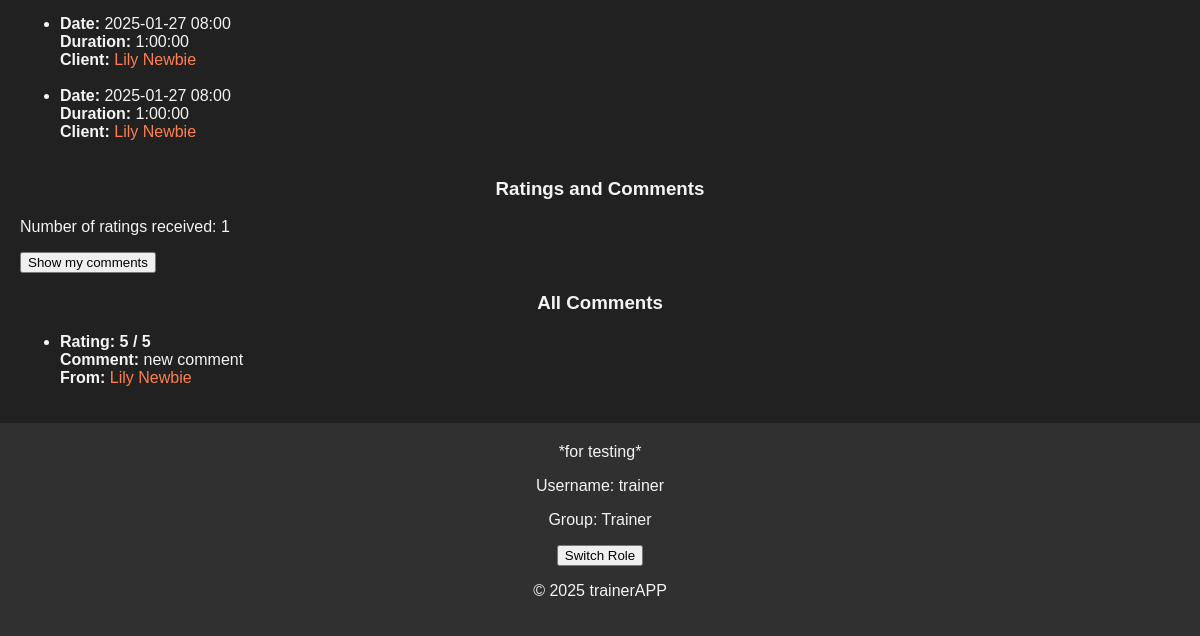
Before: /users/13/ (signed in, lower part) with the older database file.
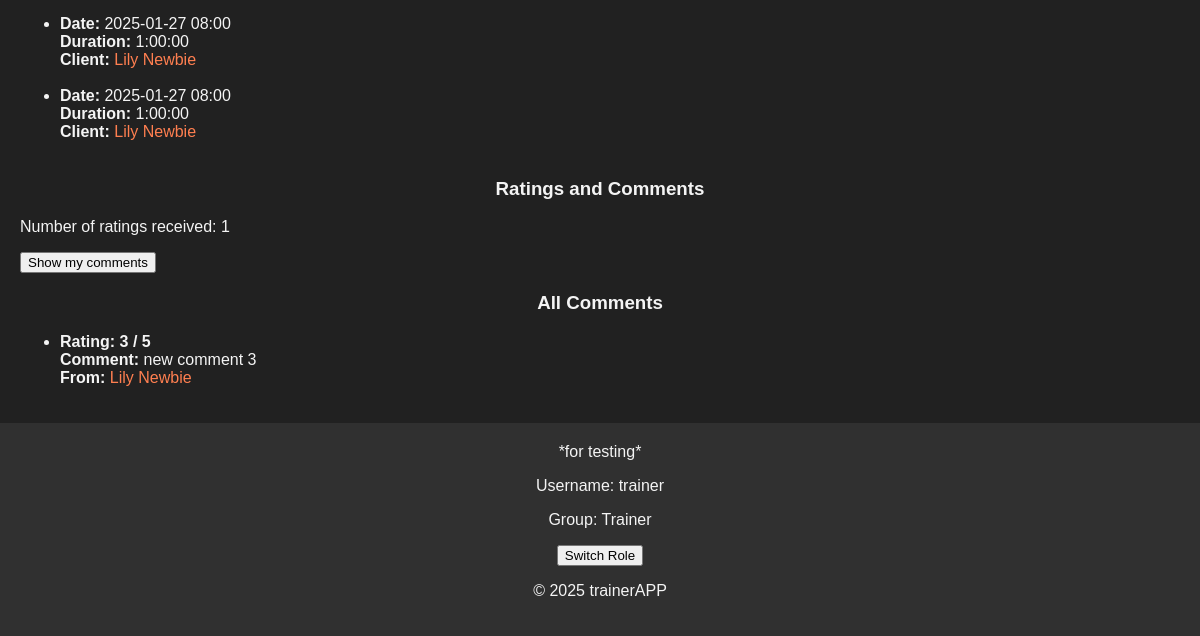
After: the same page with the newer database file.
### users/models.py (models this page shows)
class Rating(models.Model):
    author = models.OneToOneField(User, on_delete=models.CASCADE, related_name='given_ratings')
    recipient = models.OneToOneField(User, on_delete=models.CASCADE, related_name='received_ratings')
    rate = models.IntegerField(default=0)
    text = models.CharField(max_length=512)

### users/views.py (the view, shortened to what this page needs)
# urls.py: path("<int:user_id>/", views.user_details, name="user_details"),
def user_details(request, user_id):
    if request.method == "GET":
        user = User.objects.get(pk=user_id)
        trainer_description = None
        trainer_services_exists = False
        bookings = None
        if user.groups.filter(name="Trainer").exists():
            bookings = Booking.objects.filter(trainer_id=user_id).select_related("service", "service__category",
                                                                                 "service__trainer")
            trainer_description = TrainerDescription.objects.filter(trainer_id=user.id).first()
            trainer_services_exists = trainer.models.Service.objects.filter(trainer_id=user.id).exists()
        if user.groups.filter(name="User").exists():
            bookings = Booking.objects.filter(user_id=user_id).select_related("service", "service__category",
                                                                              "service__trainer")
        date_now = timezone.now()
        future_bookings = bookings.filter(datetime_start__gte=date_now).order_by("datetime_start")
        past_bookings = bookings.filter(datetime_end__lt=date_now).order_by("-datetime_end")
        has_connection = Booking.objects.filter(user_id=request.user.id, trainer_id=user.id).exists() or \
                         Booking.objects.filter(user_id=user.id, trainer_id=request.user.id).exists()
        show_my_comments = request.GET.get("show_my_comments", "false") == "true"
        if show_my_comments:
            ratings_received = Rating.objects.filter(author=user)
        else:
            ratings_received = Rating.objects.filter(recipient=user)
        existing_rating = Rating.objects.filter(author=request.user, recipient=user).first()
        initial_data = {}
        if existing_rating:
            initial_data = {"rate": existing_rating.rate,
                            "text": existing_rating.text}
        form = RatingAndCommentForm(initial=initial_data)
        return render(request, "user_page.html", {"form": form,
                                                  "user": user,
                                                  "future_bookings": future_bookings,
                                                  "past_bookings": past_bookings,
                                                  "trainer_description": trainer_description,
                                                  "trainer_services_exists": trainer_services_exists,
                                                  "ratings_received": ratings_received,
                                                  "has_connection": has_connection,
                                                  "existing_rating": existing_rating,
                                                  "show_my_comments": show_my_comments})

### templates/user_page.html (shortened to what this page needs)
{% extends "base.html" %}
{% block content %}
    {% if user == request.user %}
        <br>User ID: {{ user.id }}
        <br>Username: {{ user.username }}
    {% endif %}
    <br>First Name: {{ user.first_name }}
    <br>Last Name: {{ user.last_name }}
    {% if user == request.user %}
        <br>Email: {{ user.email }}
    {% endif %}
    <br>Register Date: {{ user.date_joined }}
    {% if trainer_description %}
        <br><br>About trainer: {{ trainer_description.text }}
    {% endif %}
    {% if trainer_services_exists %}
        <br><br><a href="{% url 'trainer:trainer_detail' user.id %}">To {{ user.first_name }} {{ user.last_name }} Services</a>
    {% endif %}
    {% if user == request.user %}
        <br><br><h2>Booked Services</h2>
        {% if past_bookings %}
            <ul>
                {% for booking in past_bookings %}
                    <li>
                        <strong>Date:</strong> {{ booking.datetime_start|date:"Y-m-d H:i" }}<br>
                        <strong>Duration:</strong> {{ booking.service.duration }}<br>
                        {% if trainer_services_exists %}
                            <strong>Client:</strong>
                            <a href="{% url 'users:user_details' user_id=booking.user.id %}">
                                {{ booking.user.first_name }} {{ booking.user.last_name }}
                            </a>
                        {% else %}
                            <strong>Trainer:</strong>
                            <a href="{% url 'trainer:trainer_detail' trainer_id=booking.service.trainer_id %}">
                                {{ booking.service.trainer.first_name }} {{ booking.service.trainer.last_name }}
                            </a>
                        {% endif %}
                    </li>
                    <br>
                {% endfor %}
            </ul>
        {% else %}
            <p>No past bookings.</p>
        {% endif %}
    {% endif %}
    {% include 'comments.html' %}
{% endblock %}

### templates/comments.html (shortened to what this page needs)
{% if user == request.user %}
    <h3>Ratings and Comments</h3>
    <p>Number of ratings received: {{ ratings_received.count }}</p>
    <form method="GET" action="">
        {% if not show_my_comments %}
            <button type="submit" class="btn btn-primary">Show my comments</button>
        {% else %}
            <button type="submit" class="btn btn-primary">Show received comments</button>
        {% endif %}
    </form>
{% endif %}
<h3>All Comments</h3>
<ul>
    {% for rating in ratings_received %}
        <li>
            <strong>Rating: {{ rating.rate }} / 5</strong><br>
            <strong>Comment:</strong> {{ rating.text|default:"No comment" }}<br>
            <strong>From:</strong> <a href="{% url 'users:user_details' user_id=rating.author.id %}">
                {{ rating.author.first_name }} {{ rating.author.last_name }}
            </a><br>
        </li>
    {% empty %}
        <p>No comments yet.</p>
    {% endfor %}
</ul>

Changed rows visible on the page:
changed Rating "Lily": rate "5" → "3"; text "new comment" → "new comment 3"
